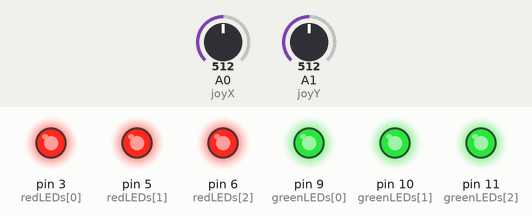
Bench run of a sketch on a simulated Arduino Uno, built with avr-gcc and run on an emulated ATmega328P. Parts: output pins drawn as LEDs (lit = HIGH). The inputs (shaded band) are chosen by the test bench; at power-on: A0 (joyX) = 512, A1 (joyY) = 512.

Above: at 1.2 s.
1.3 s: A0 (joyX) set to 597
2.8 s: A0 (joyX) set to 627
At 3.3 s:
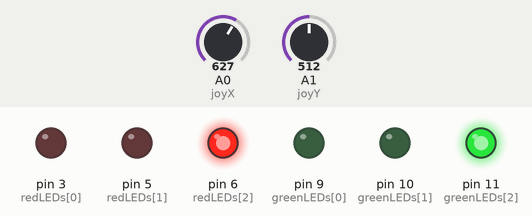
4.3 s: A1 (joyY) set to 716
At 4.8 s:
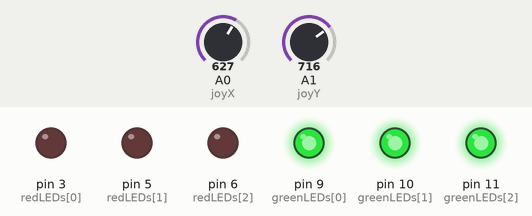
5.8 s: A1 (joyY) set to 306
At 6.2 s:
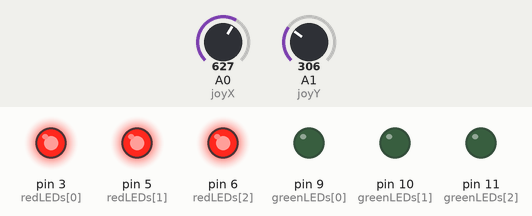
7.3 s: A0 (joyX) set to 122
At 7.6 s:
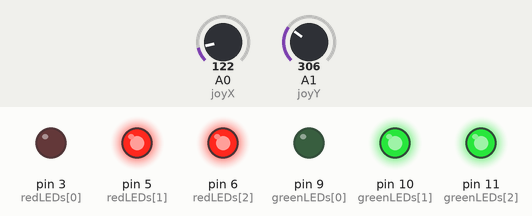
8.8 s: A0 (joyX) set to 306
At 9.1 s:
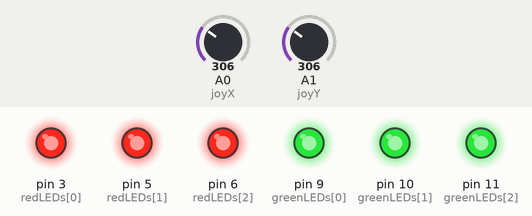
Timing chart, 0 to 11.3 s (numbered marks = the images above; inputs shaded):
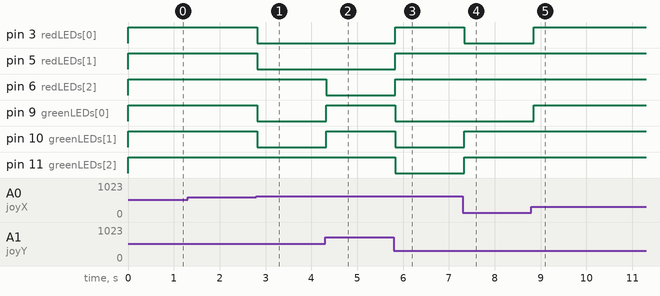

The sketch:

joystick_project.ino
```cpp
// Broches du joystick
const int joyX = A0;
const int joyY = A1;

// LEDs rouges (active en LOW = inverse)
int redLEDs[] = {3, 5, 6};
// LEDs vertes (active en LOW = inverse)
int greenLEDs[] = {9, 10, 11};

const int seuil = 100;

void setup() {
  for (int i = 0; i < 3; i++) {
    pinMode(redLEDs[i], OUTPUT);
    pinMode(greenLEDs[i], OUTPUT);
    digitalWrite(redLEDs[i], HIGH);   // tout éteint au départ (inverse)
    digitalWrite(greenLEDs[i], HIGH);
  }
  Serial.begin(9600);
}

void loop() {
  int x = analogRead(joyX);
  int y = analogRead(joyY);
  int deltaX = x - 512;
  int deltaY = y - 512;

  // Par défaut, tout éteint
  eteindreToutes();

  // HAUT : allumer toutes les rouges
  if (deltaY > seuil && abs(deltaY) > abs(deltaX)) {
    allumerLEDs(redLEDs, 3);
  }
  // BAS : allumer toutes les vertes
  else if (deltaY < -seuil && abs(deltaY) > abs(deltaX)) {
    allumerLEDs(greenLEDs, 3);
  }
  // DROITE : allumer 2 LEDs de chaque
  else if (deltaX > seuil && abs(deltaX) > abs(deltaY)) {
    allumerLEDs(redLEDs, 2);
    allumerLEDs(greenLEDs, 2);
  }
  // GAUCHE : allumer 1 LED de chaque
  else if (deltaX < -seuil && abs(deltaX) > abs(deltaY)) {
    allumerLEDs(redLEDs, 1);
    allumerLEDs(greenLEDs, 1);
  }
  // CENTRE : tout reste éteint (déjà fait)

  delay(50);
}

// Allumer `n` LEDs dans un tableau (0 à 3)
void allumerLEDs(int leds[], int n) {
  for (int i = 0; i < 3; i++) {
    digitalWrite(leds[i], (i < n) ? LOW : HIGH); // LOW = allumé (logique inversée)
  }
}

// Éteindre toutes les LEDs
void eteindreToutes() {
  for (int i = 0; i < 3; i++) {
    digitalWrite(redLEDs[i], HIGH);
    digitalWrite(greenLEDs[i], HIGH);
  }
}
```

Measured:
- the behaviour switches between 612 and 613 on A0 (joyX) (found by bisection; images 0 and 1)
- after the input at 1.3 s, every drawn part: stays the same
- after the input at 2.8 s, pin 3 (redLEDs[0]), pin 5 (redLEDs[1]), pin 9 (greenLEDs[0]), pin 10 (greenLEDs[1]): HIGH → LOW at once
- after the input at 4.3 s, pin 6 (redLEDs[2]): HIGH → LOW at once; pin 9 (greenLEDs[0]), pin 10 (greenLEDs[1]): LOW → HIGH at once
- after the input at 5.8 s, pin 3 (redLEDs[0]), pin 5 (redLEDs[1]), pin 6 (redLEDs[2]): LOW → HIGH at once; pin 9 (greenLEDs[0]), pin 10 (greenLEDs[1]), pin 11 (greenLEDs[2]): HIGH → LOW at once
- after the input at 7.3 s, pin 3 (redLEDs[0]): HIGH → LOW at once; pin 10 (greenLEDs[1]), pin 11 (greenLEDs[2]): LOW → HIGH at once
- after the input at 8.8 s, pin 3 (redLEDs[0]), pin 9 (greenLEDs[0]): LOW → HIGH after 0.05 s
